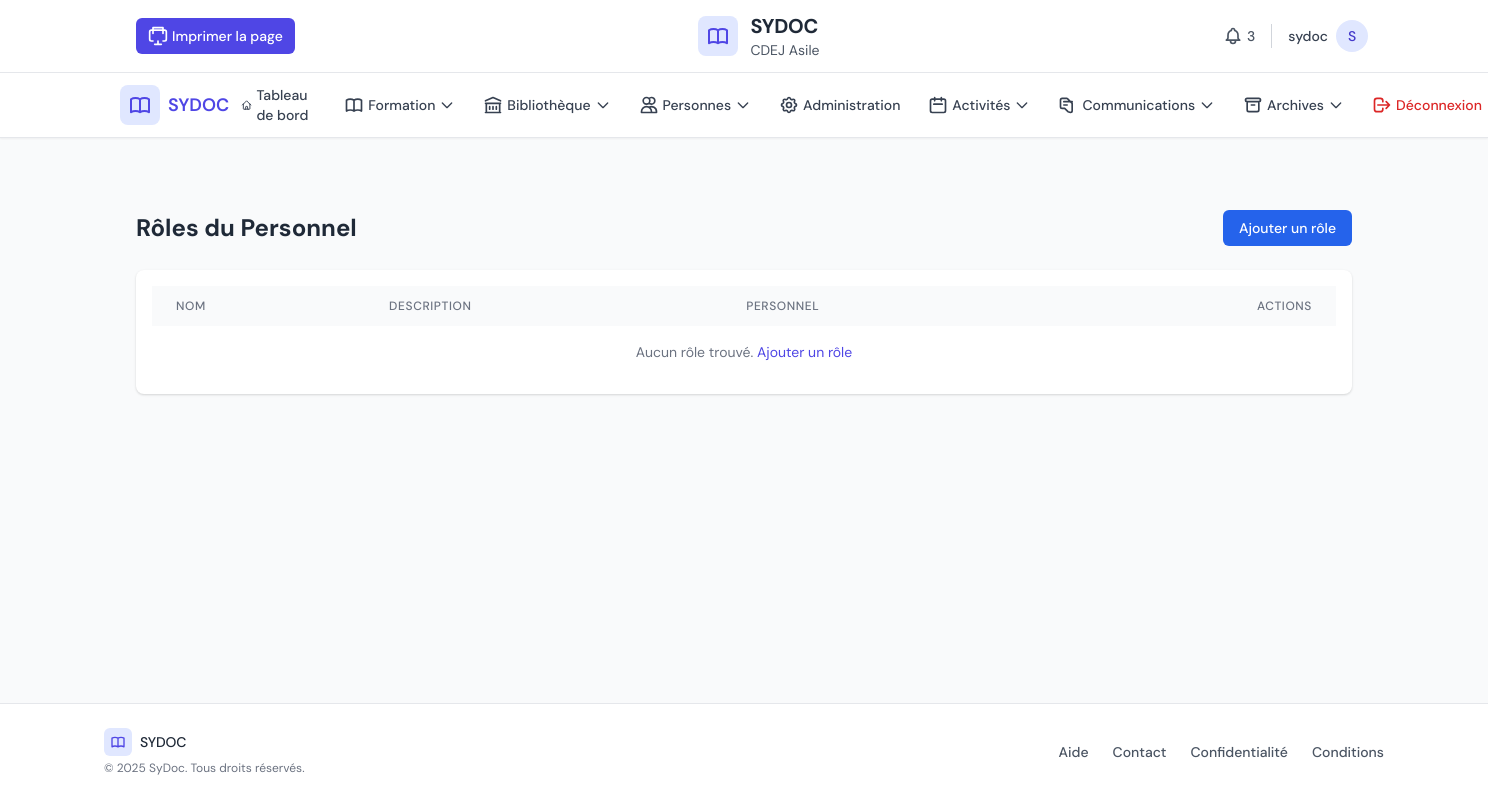
The page /center/roles/ (signed in) on the database as committed earlier.
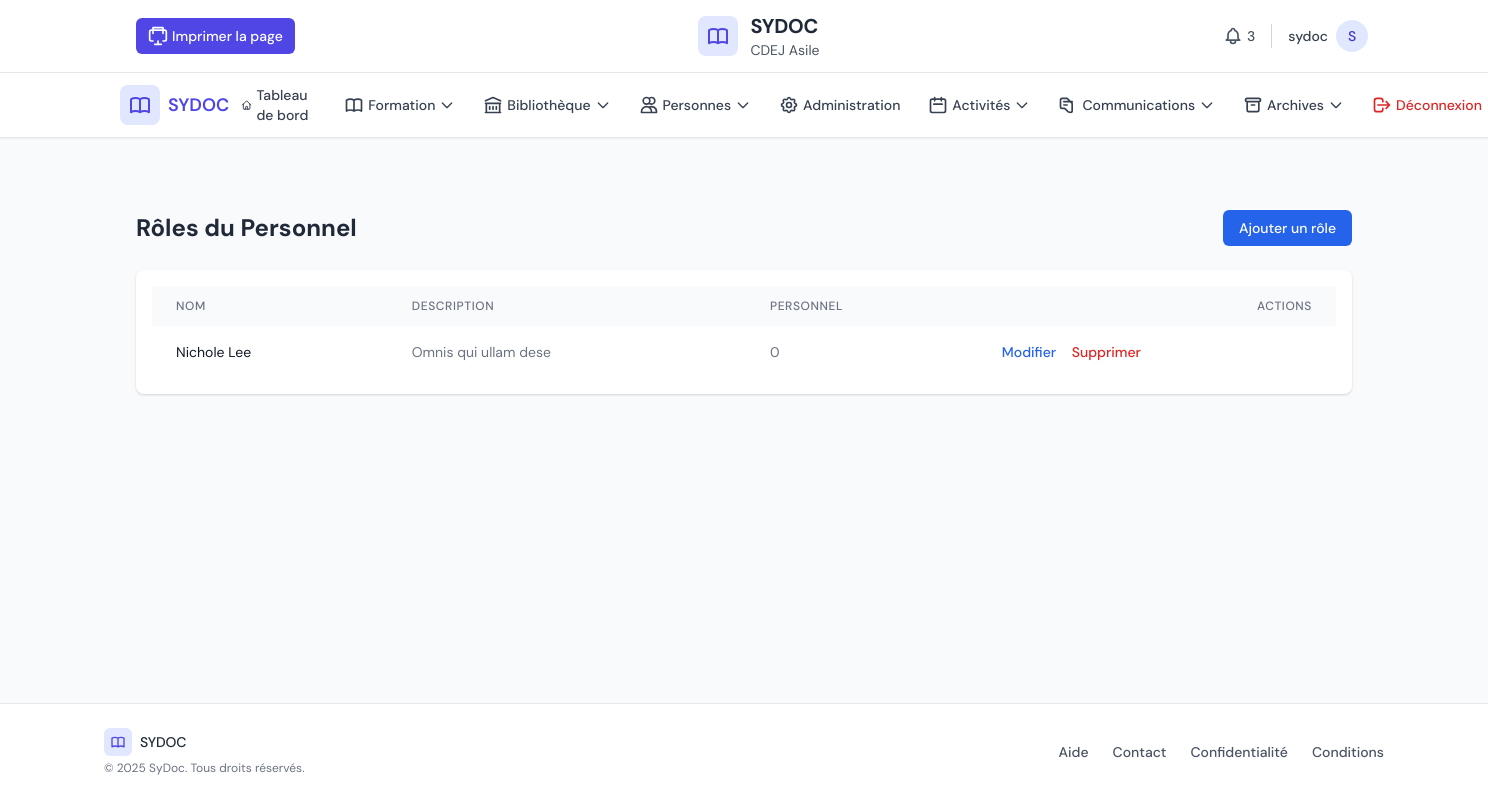
The same page on the database as committed later.
### core/models.py (models this page shows, shortened)
class Role(models.Model):
    name = models.CharField(max_length=100, unique=True, verbose_name='Nom du Rôle')
    description = models.TextField(blank=True, verbose_name='Description du Rôle')
    class Meta:
        verbose_name = 'Rôle'
        verbose_name_plural = 'Rôles'
        ordering = ['name']

### center_panel/views.py (the view)
# urls.py: path('roles/', views.role_list, name='roles'),
@login_required
def role_list(request):
    current_center = DocumentationCenter.objects.first()
    roles = Role.objects.all().order_by('name')
    context = {
        'roles': roles,
        'current_center': current_center,
    }
    return render(request, 'center_panel/admin/role_list.html', context)

### center_panel/templates/center_panel/admin/role_list.html (shortened to what this page needs)
{% extends 'center_panel/base.html' %}
{% load static %}
{% block content %}
<div class="container mx-auto px-4 py-8">
    <div class="flex justify-between items-center mb-6">
        <h1 class="text-2xl font-bold text-gray-800">Rôles du Personnel</h1>
        <a href="{% url 'center_panel:add_role' %}" class="bg-blue-600 hover:bg-blue-700 text-white px-4 py-2 rounded-md text-sm font-medium transition-colors duration-200">
            Ajouter un rôle
        </a>
    </div>
    <div class="bg-white shadow rounded-lg overflow-hidden">
        <div class="p-4">
            <table id="role-table" class="w-full">
                <thead class="bg-gray-50">
                    <tr>
                        <th class="px-6 py-3 text-left text-xs font-medium text-gray-500 uppercase tracking-wider">Nom</th>
                        <th class="px-6 py-3 text-left text-xs font-medium text-gray-500 uppercase tracking-wider">Description</th>
                        <th class="px-6 py-3 text-left text-xs font-medium text-gray-500 uppercase tracking-wider">Personnel</th>
                        <th class="px-6 py-3 text-right text-xs font-medium text-gray-500 uppercase tracking-wider">Actions</th>
                    </tr>
                </thead>
                <tbody class="bg-white divide-y divide-gray-200">
                    {% for role in roles %}
                    <tr>
                        <td class="px-6 py-4 whitespace-nowrap text-sm text-gray-900">{{ role.name }}</td>
                        <td class="px-6 py-4 text-sm text-gray-500">{{ role.description|default:"-" }}</td>
                        <td class="px-6 py-4 whitespace-nowrap text-sm text-gray-500">{{ role.staff_set.count }}</td>
                        <td class="px-6 py-4 whitespace-nowrap text-sm font-medium">
                            <a href="{% url 'center_panel:edit_role' role.id %}" class="text-blue-600 hover:text-blue-900 mr-3">Modifier</a>
                            <a href="#" class="text-red-600 hover:text-red-900 delete-btn" data-id="{{ role.id }}">Supprimer</a>
                        </td>
                    </tr>
                    {% empty %}
                    <tr>
                        <td colspan="4" class="px-6 py-4 text-center text-sm text-gray-500">
                            Aucun rôle trouvé. <a href="{% url 'center_panel:add_role' %}" class="text-indigo-600 hover:text-indigo-900">Ajouter un rôle</a>
                        </td>
                    </tr>
                    {% endfor %}
                </tbody>
            </table>
        </div>
    </div>
</div>
{% endblock %}

Rows that differ between the two databases and show on the page:
added Role: name "Nichole Lee", description "Omnis qui ullam dese", staff_set.count "0"
Other text that changed with them:
text no longer shown: "Aucun rôle trouvé. Ajouter un rôle"
